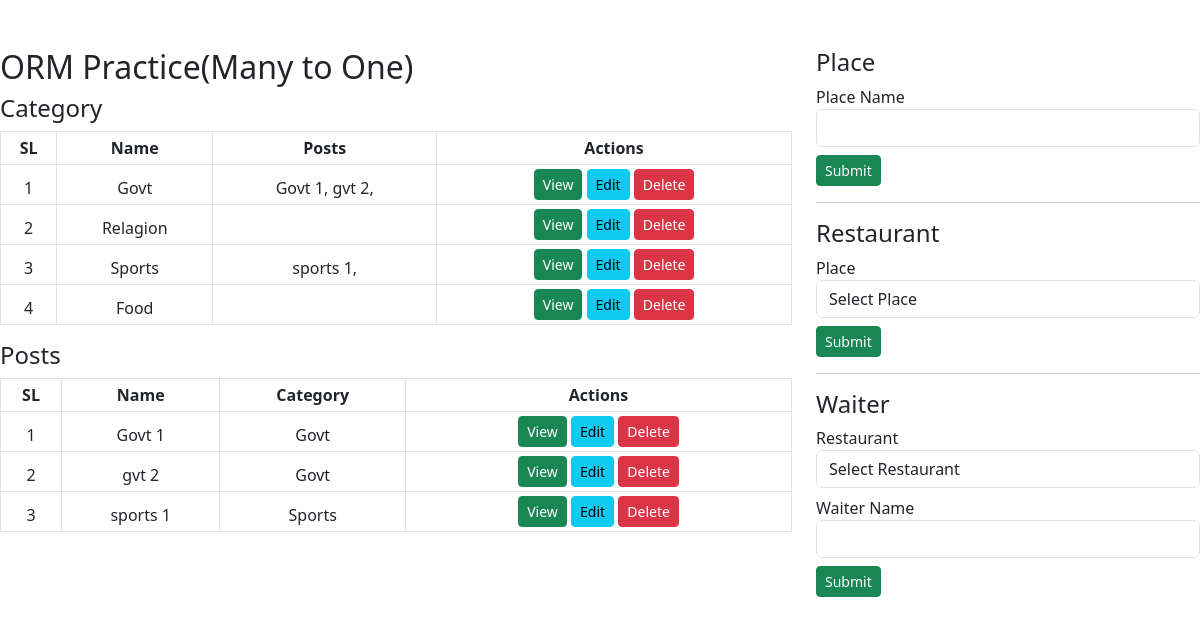
The page /orm/many-to-one on the database its author committed.
### orm/models.py (models this page shows, shortened)
class Category(models.Model):
    name = models.CharField(max_length=50)
    class Meta:
        db_table = 'categories'
        managed = True
        verbose_name = 'Category'
        verbose_name_plural = 'Categories'
        ordering = ["-id"]

class Post(models.Model):
    category = models.ForeignKey(Category,on_delete=models.CASCADE,related_name='posts')
    name = models.CharField(max_length=50)

### orm/views.py (the view)
# urls.py: path("many-to-one",ManyToOneView.as_view(),name="m2o"),
class ManyToOneView(TemplateView):
    def get_context_data(self, **kwargs: Any):
        context = super().get_context_data(**kwargs)
        context['categories'] = Category.objects.prefetch_related("posts").all()
        context['posts'] = Post.objects.all()
        return context
    template_name = "orm/m2o.html"

### templates/orm/m2o.html (shortened to what this page needs)
{% extends "base.html" %}
{% block content %}
<div class="row mt-5 justify-content-center">
  <div class="col-md-8">
    <h2>ORM Practice(Many to One) </h2>
    <h4>Category</h4>
    <table class="table table-bordered table-sm mt-2 text-center">
        <thead>
          <tr>
            <th>SL</th>
            <th>Name</th>
            <th>Posts</th>
            <th>Actions</th>
          </tr>
          {% for category in  categories%}
          <tr>
            <td>{{ forloop.counter }}</td>
            <td>{{ category.name}}</td>
            <td>
                {% for post in  category.posts.all %}
                    {{ post.name }},
                {% endfor %}
            </td>
            <td>
              <a href="" class="btn btn-sm btn-success">View</a>
              <a href="" class="btn btn-sm btn-info">Edit</a>
              <form action="" class="d-inline">
                <button class="btn btn-sm btn-danger">Delete</button>
              </form>
            </td>
          </tr>
          {% endfor %}
        </thead>
      </table>
      <h4>Posts</h4>
      <table class="table table-bordered table-sm mt-2 text-center">
          <thead>
            <tr>
              <th>SL</th>
              <th>Name</th>
              <th>Category</th>
              <th>Actions</th>
            </tr>
            {% for post in  posts%}
            <tr>
              <td>{{ forloop.counter }}</td>
              <td>{{ post.name}}</td>
              <td>{{ post.category.name}}</td>
              <td>
                <a href="" class="btn btn-sm btn-success">View</a>
                <a href="" class="btn btn-sm btn-info">Edit</a>
                <form action="" class="d-inline">
                  <button class="btn btn-sm btn-danger">Delete</button>
                </form>
              </td>
            </tr>
            {% endfor %}
          </thead>
        </table>
  </div>
  <div class="col-md-4">
    <h4>Place</h4>
    <form action="{% url 'orm:orm' %}" method="POST">
      <div class="my-2">
        <label for="">Place Name</label>
        <input type="text" class="form-control" name="place">
      </div>
      <div class="my-2">
        <button class="btn btn-sm btn-success">Submit</button>
      </div>
    </form>
    <hr>
    <h4>Restaurant</h4>
    <form action="{% url 'orm:orm' %}" method="POST">
      <div class="my-2">
        <label for="">Place</label>
        <select name="place" id="" class="form-control">
          <option value="">Select Place</option>
        </select>
      </div>
      <div class="my-2">
        <button class="btn btn-sm btn-success">Submit</button>
      </div>
    </form>
    <hr>
    <h4>Waiter</h4>
    <form action="{% url 'orm:orm' %}" method="POST">
      <div class="my-2">
        <label for="">Restaurant</label>
        <select name="restaurant" id="" class="form-control">
          <option value="">Select Restaurant</option>
        </select>
      </div>
      <div class="my-2">
        <label for="">Waiter Name</label>
        <input type="text" class="form-control" name="name">
      </div>
      <div class="my-2">
        <button class="btn btn-sm btn-success">Submit</button>
      </div>
    </form>
  </div>
</div>
{% endblock content %}

### rows shown on the page
Category: name "Govt"
Post: name "Govt 1", category.name "Govt"
Post: name "gvt 2", category.name "Govt"
Category: name "Relagion"
Category: name "Sports"
Post: name "sports 1", category.name "Sports"
Category: name "Food"
